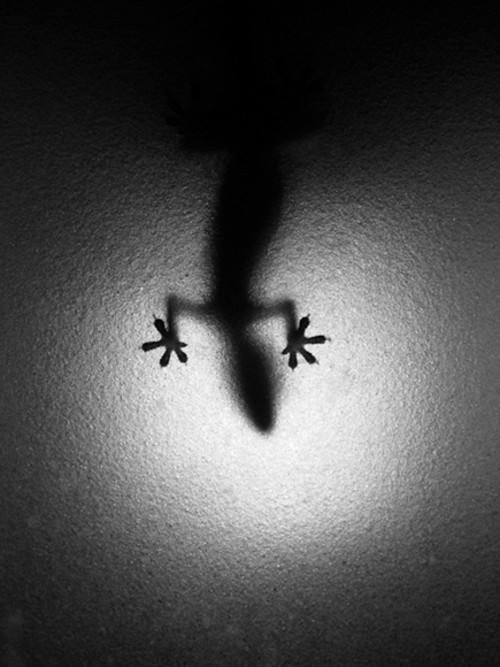
#> input picture Meet02/itemputih.jpg, 500 x 667 px
$ python tes1.py
#> lines starting #> are read from the running program, lines starting #| are printed output that depends on the picture
import cv2
import numpy as np
from tkinter import Tk, filedialog

# Function to select an image file
def select_image():
    root = Tk()
    root.withdraw()  # Hide the root window
    file_path = filedialog.askopenfilename(filetypes=[("Image files", "*.jpg;*.jpeg;*.png;*.bmp")])
#> the answer given: itemputih.jpg
    return file_path

# Mouse callback function to get position, color, and intensity
def mouse_callback(event, x, y, flags, param):
    if event == cv2.EVENT_MOUSEMOVE:  # Capture when the mouse moves
        # Get the color of the pixel (BGR)
        color = param[y, x]


        # Convert BGR to grayscale (intensity)
        intensity = np.mean(color)

        # Print the results
        # print(f"Position: ({x}, {y}) | Intensity: {intensity:.2f}")

# Main function
def main():
    # Select an image file
    image_path = select_image()

    if not image_path:
        print("No image selected.")
        return

    # Load the image
    image = cv2.imread(image_path, cv2.IMREAD_GRAYSCALE)
#> image is the input picture: shape (667, 500); min 0, max 254, mean 77.6
    print(image)
#> (printed output is left out)
    if image is None:
        print("Failed to load image.")
        return

    height, width = image.shape
#> height = 667; width = 500
    print(f"Image Dimensions: Width = {width}px, Height = {height}px")
#| Image Dimensions: Width = 500px, Height = 667px

    arr = image
    for i in range(height):
        for j in range(width):
            arr[i][j] = image[height-i-1][j]
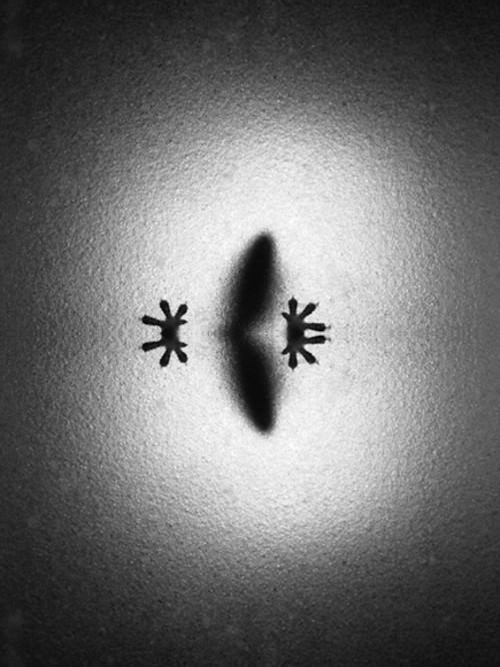
#> arr: shape (667, 500); min 0, max 254, mean 110.8

    cv2.imshow('Image from Array', arr)
    cv2.waitKey(0)
    cv2.destroyAllWindows()


    # Create a window
    cv2.namedWindow('Image')

    # Set the mouse callback function
    cv2.setMouseCallback('Image', mouse_callback, param=image)

    # Display the image and wait for user input
    while True:
        cv2.imshow('Image', image)

        # Break the loop when 'q' is pressed
        if cv2.waitKey(1) & 0xFF == ord('q'):
#> (key q is pressed here)
            break

    cv2.destroyAllWindows()

if __name__ == "__main__":
    main()
